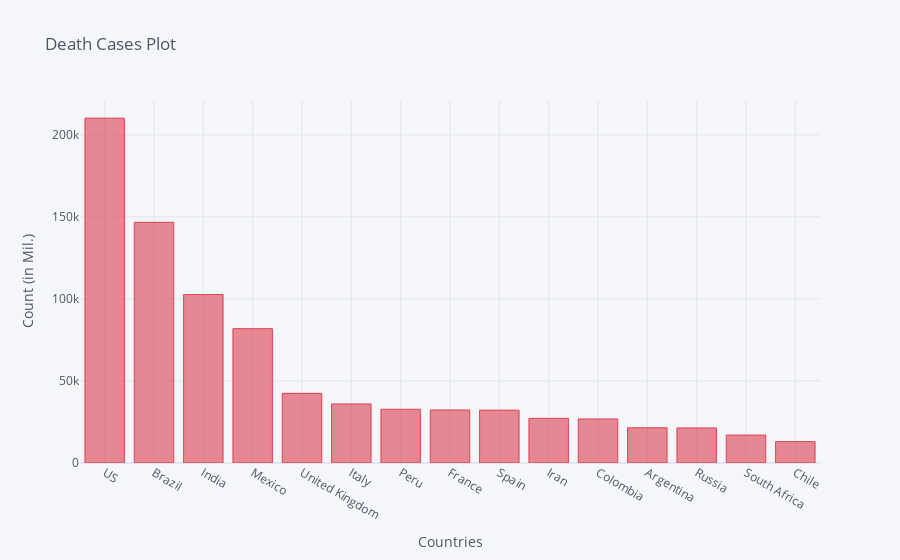

Source (notebook cell):
### Code cell
death_df2_plot.iplot(kind='bar', x='Country/Region', y='10/5/20',color='red',
                    title='Death Cases Plot',xTitle='Countries',yTitle='Count (in Mil.)')

### Figure 1 — Plotly figure (JSON) as saved in the notebook; plotly's stock layout.template omitted (floating-point values rounded to 4 significant figures)
{"data": [{"marker": {"color": "rgba(219, 64, 82, 0.6)", "line": {"color": "rgba(219, 64, 82, 1.0)", "width": 1}}, "name": "10/5/20", "orientation": "v", "text": "", "type": "bar", "x": ["US", "Brazil", "India", "Mexico", "United Kingdom", "Italy", "Peru", "France", "Spain", "Iran", "Colombia", "Argentina", "Russia", "South Africa", "Chile"], "y": [210181, 146675, 102685, 81877, 42459, 36002, 32742, 32317, 32225, 27192, 26844, 21468, 21375, 17016, 13037]}], "layout": {"legend": {"bgcolor": "#F5F6F9", "font": {"color": "#4D5663"}}, "paper_bgcolor": "#F5F6F9", "plot_bgcolor": "#F5F6F9", "title": {"font": {"color": "#4D5663"}, "text": "Death Cases Plot"}, "xaxis": {"gridcolor": "#E1E5ED", "showgrid": true, "tickfont": {"color": "#4D5663"}, "title": {"font": {"color": "#4D5663"}, "text": "Countries"}, "zerolinecolor": "#E1E5ED"}, "yaxis": {"gridcolor": "#E1E5ED", "showgrid": true, "tickfont": {"color": "#4D5663"}, "title": {"font": {"color": "#4D5663"}, "text": "Count (in Mil.)"}, "zerolinecolor": "#E1E5ED"}}}
